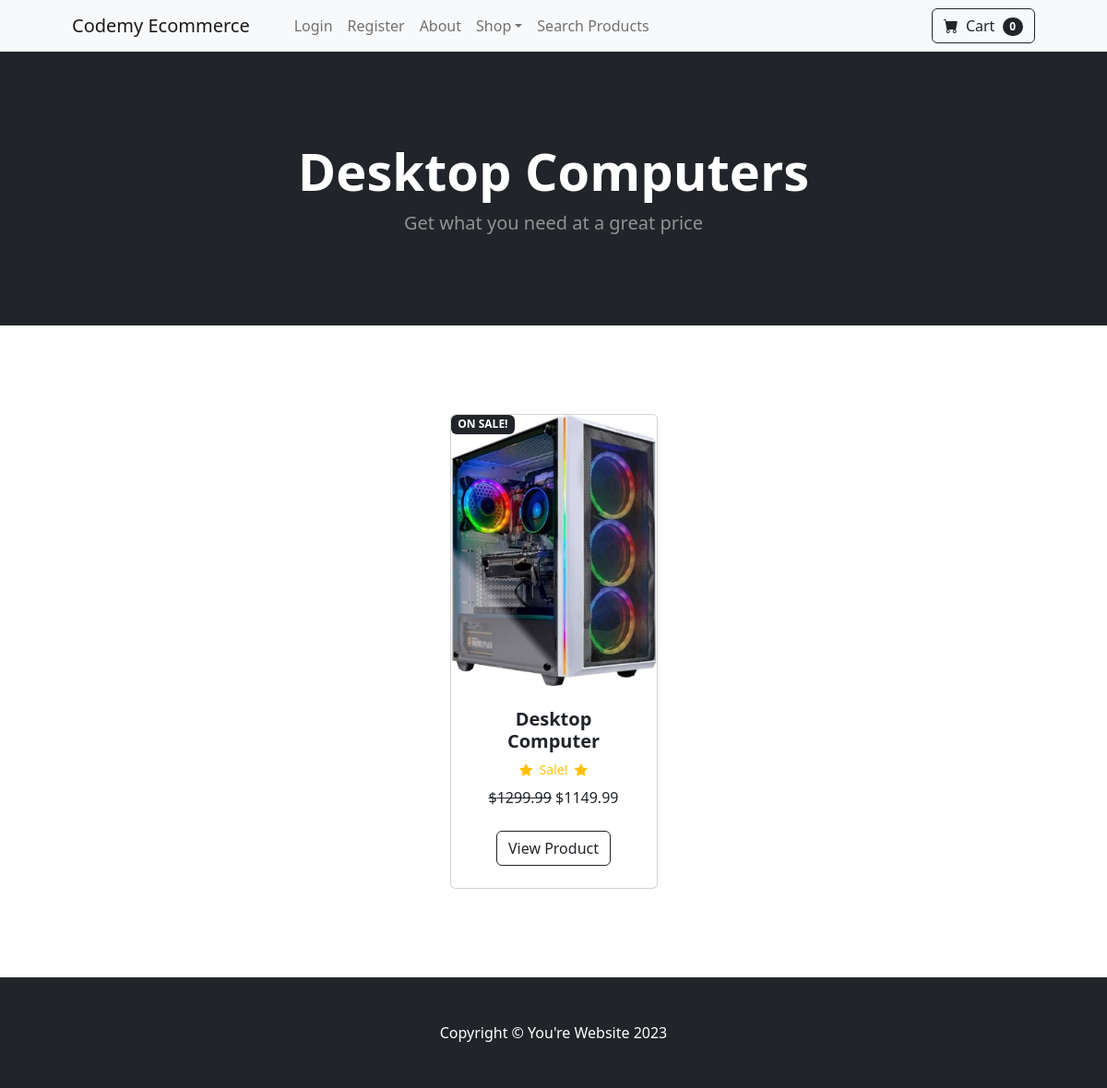
/category/Desktop Computers, run on the app's committed database.
### store/models.py (models this page shows, shortened)
class Category(models.Model):
    name = models.CharField(max_length=50)
    class Meta:
        verbose_name_plural = 'categories'

class Product(models.Model):
    name = models.CharField(max_length=100)
    price = models.DecimalField(default=0, decimal_places=2, max_digits=6)
    category = models.ForeignKey(Category, on_delete=models.CASCADE, default=1)
    description = models.CharField(max_length=300, default='', blank=True, null=True)
    image = models.ImageField(upload_to='uploads/product/')
    on_sale = models.BooleanField(default=False)
    sale_price = models.DecimalField(default=0, decimal_places=2, max_digits=6)

### store/views.py (the view)
# urls.py: path('category/<str:cat>', views.category, name='category'),
def category(request, cat):
    cat = cat.replace('-', ' ').title()
    print(f"cat after .replace: {cat}")
    try:
        category =  Category.objects.get(name=cat)# Name collison possible - change soon
        products =  Product.objects.filter(category=category)
        return render(request, 'category.html', {"category": category,"products":products})
    except:
       messages.error(request, ("That category doesn't exist"))
       return redirect('home')

### cart/cart.py (called while the page is built)
    def __len__(self):
        return len(self.cart)

### cart/context_processors.py (called while the page is built)
def cart(request):
    return {'cart': Cart(request)}

### store/templates/category.html (shortened to what this page needs)
{% extends 'base.html' %}
{% load static %}
{% block content %}
<header class="bg-dark py-5">
	<div class="container px-4 px-lg-5 my-5">
		<div class="text-center text-white">
			<h1 class="display-4 fw-bolder">{{category.name}}</h1>
			<p class="lead fw-normal text-white-50 mb-0">
				Get what you need at a great price
			</p>
		</div>
	</div>
</header>
<section class="py-5">
	<div class="container px-4 px-lg-5 mt-5">
		<div
			class="row gx-4 gx-lg-5 row-cols-2 row-cols-md-3 row-cols-xl-4 justify-content-center">
			{% for product in products %}
				{% if product.on_sale %}
				<div class="col mb-5">
					<div class="card h-100">
						<div
							class="badge bg-dark text-white position-absolute"
							style="top:0.5rem right:0.5rem">
							ON SALE!
						</div>
						<img
							class="card-img-top"
							src="{{ product.image.url }}"
							alt="{{ product.name }}" />
						<div class="card-body p-4">
							<div class="text-center">
								<h5 class="fw-bolder">{{ product.name }}</h5>
								<div
									class="d-flex justify-content-center small text-warning mb-2">
									<div class="bi-star-fill"></div>
									&nbsp;&nbsp;Sale!&nbsp;&nbsp;
									<div class="bi-star-fill"></div>
								</div>
								<strike>${{ product.price }}</strike>
								${{ product.sale_price }}
							</div>
						</div>
						<div
							class="card-footer p-4 pt-0 border-top-0 bg-transparent">
							<div class="text-center">
								<a class="btn btn-outline-dark mt-auto" href="{% url 'product' product.id %}"
									>View Product</a
								>
							</div>
						</div>
					</div>
				</div>
				{% endif %}
			{% endfor %}
		</div>
	</div>
</section>
{% endblock content %}

### data on the page
Category: name "Desktop Computers"
Product: image (picture), name "Desktop Computer", price "1299.99", sale_price "1149.99"

### other printed values
{{ cart|length }} "0"
